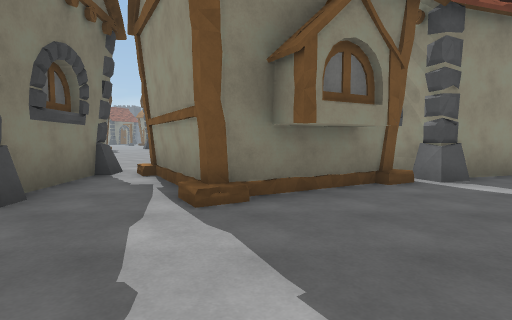
[1] (above)

24 first-person views from a walk through a Unity game level. The camera is 1.4 m above the floor, tilts 4° down and sees 80° across. The floor is counted in squares, 2 m on a side. Each view is taken from the middle of a square. On the plan, view 1 faces up. The plan holds only what a view shows up to about 10 squares ahead; the rest is blank. The place goes on beyond the plan. The player character is not drawn. Surface patterns are stand-ins for the level's own textures.

[2]
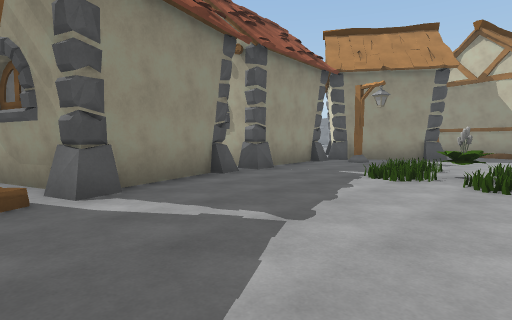

[3]
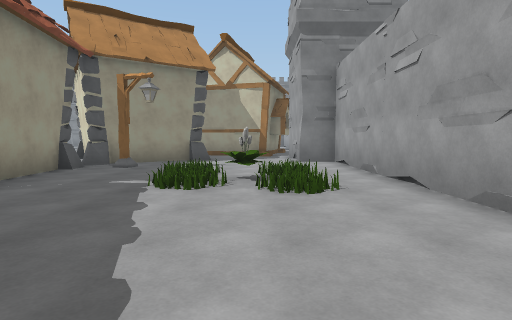

[4]
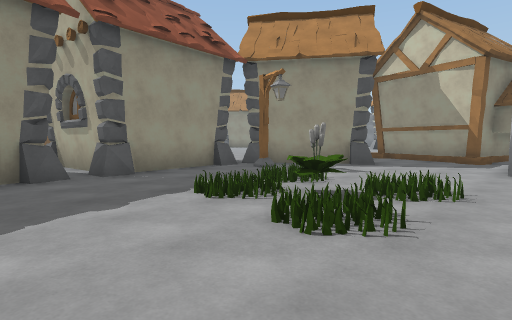

[5]
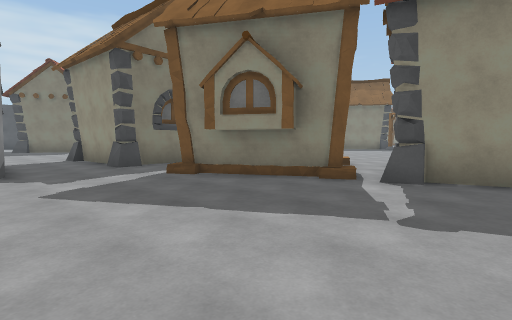

[6]
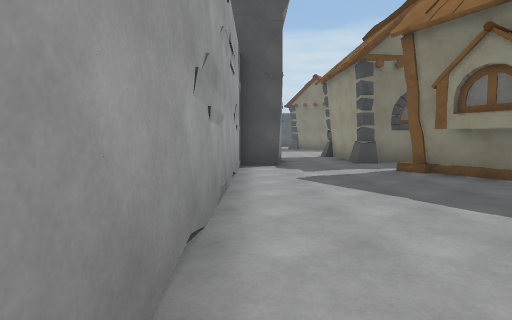

[7]
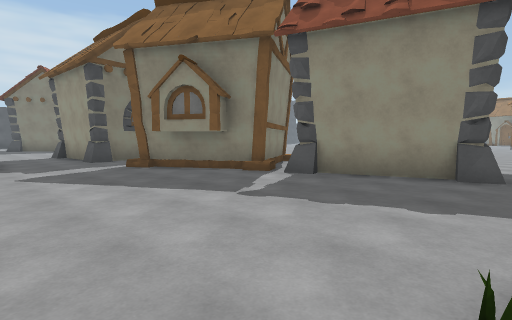

[8]
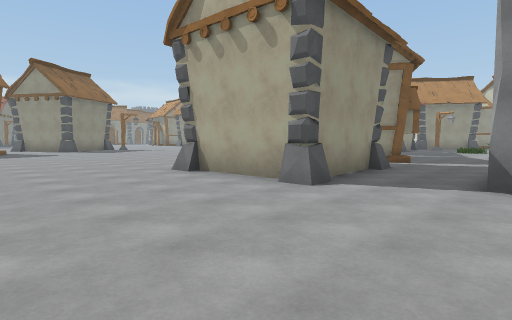

[9]
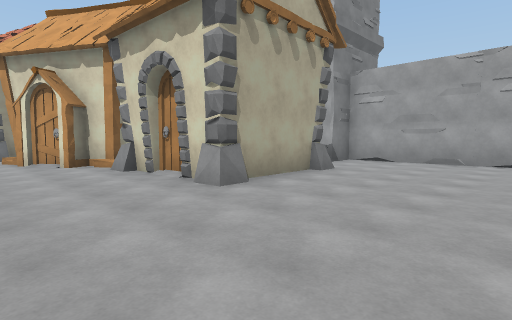

[10]
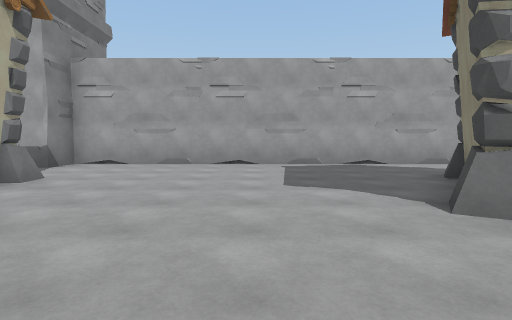

[11]
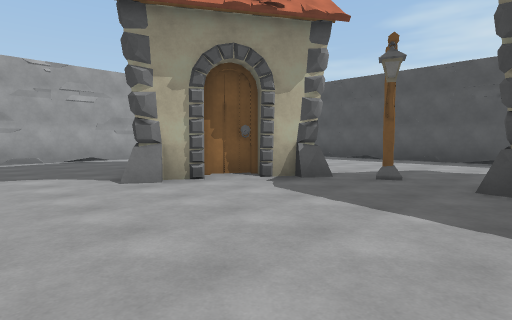

[12]
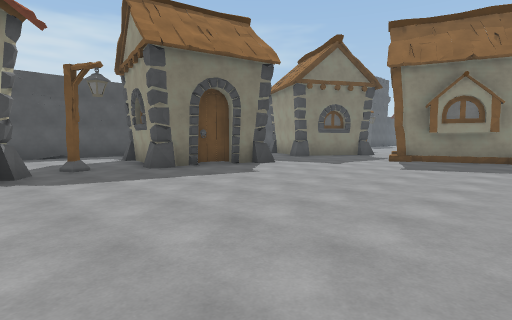

[13]
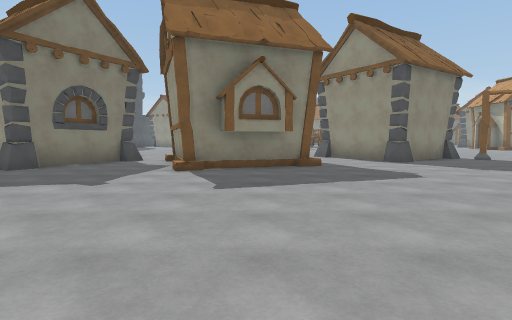

[14]
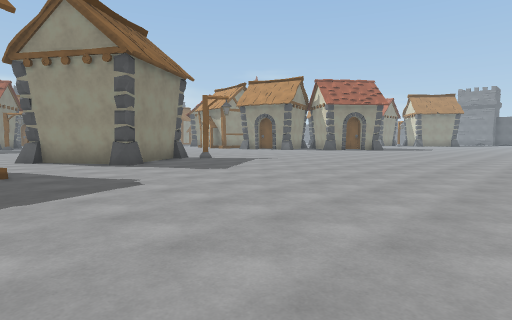

[15]
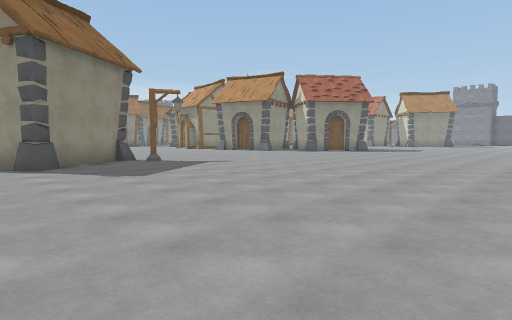

[16]
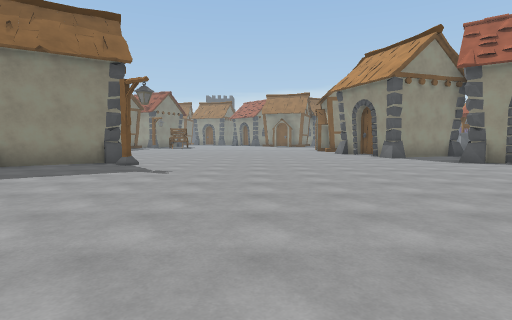

[17]
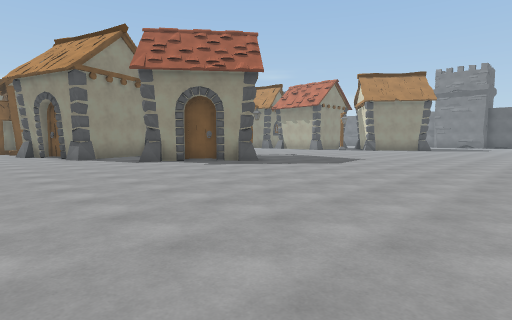

[18]
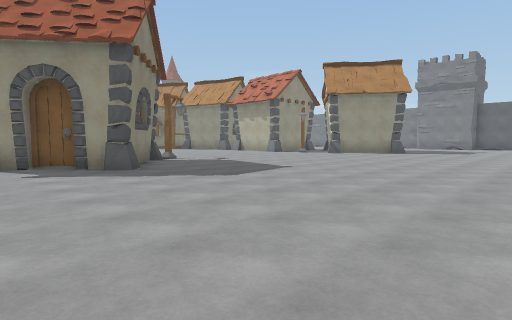

[19]
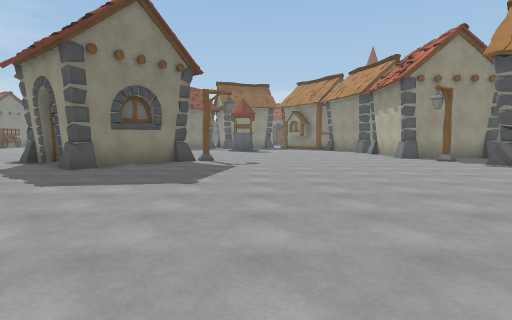

[20]
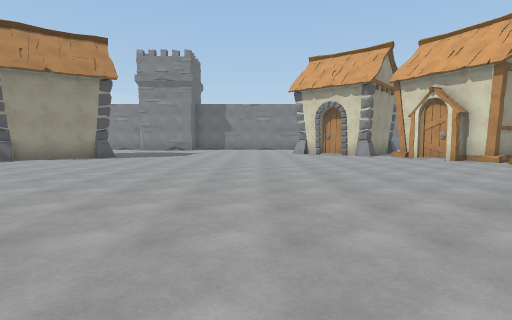

[21]
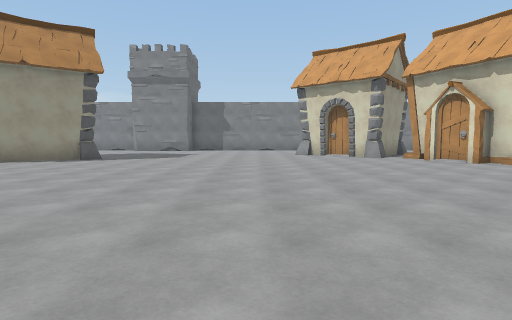

[22]
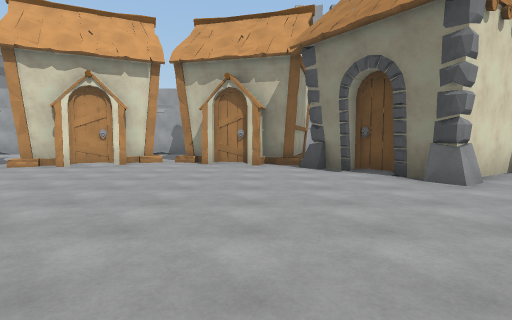

[23]
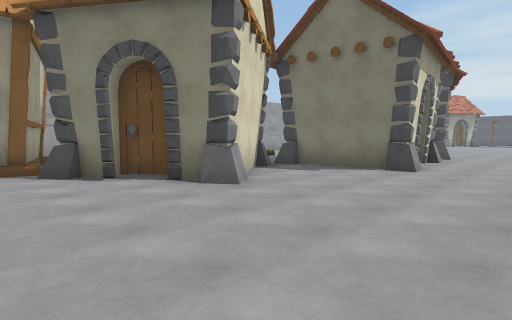

[24]
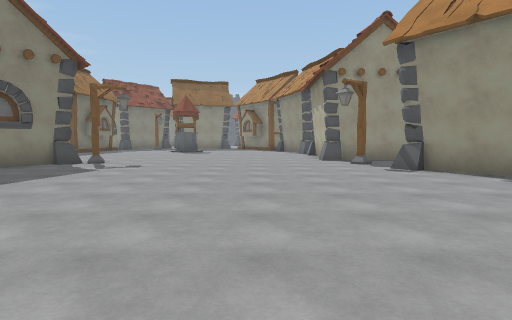

### Floor plan
Key: @ floor where view 1 was taken; # wall or solid block; . floor; H house; L lamp; F flower; O other object.
Columns run from 21 left of view 1 to 22 right of it. Each row starts with its distance up from view 1.
 22                          ..H     ........##H
 21              .H  H...........    L.........
 20              .HH HH.........H####........L.H
 19     HH HH    ..HH..L..........##..........H
 18       H..HHHH..H...............H...........H
 17      HH..HHHH..............................H
 16      H....H.................................
 15       ......................................
 14        .....................................
 13      HHH....................................
 12       H.....................................
 11       H.....................................
 10    HHHH.............  .   ..................
  9 #..................  ..   H.H###............
  8 #.....L...............HH   .####...H........
  7 #.....H.............HHH #  .####.HHH........
  6 #.....##.......HHHHHHHHH###HH..HHH  H.......
  5   ..   ##H.....H  H.HHHHH.......L.HHHHH...HH
  4        ##......H  H.HH............H..HHHHHHH
  3        #.......HHHH..........OO......HHH .HH
  2        H.....................F......HHHH
  1        .....................O.O....... H
  0       ..........####.@............###
 -1      ############  ################

Positions as (right, up) in squares from view 1, and headings:
1: (0, 0), facing up
2: (2, 1), facing up-right
3: (3, 2), facing right
4: (5, 0), facing up-right
5: (5, 0), facing up-left
6: (6, 0), facing left
7: (7, 0), facing up-left
8: (-10, 0), facing up-right
9: (-10, 9), facing down-right
10: (-10, 8), facing down
11: (-10, 10), facing down-left
12: (-8, 6), facing up-left
13: (-10, 9), facing up
14: (-9, 10), facing up-right
15: (-7, 10), facing up-right
16: (1, 11), facing up
17: (3, 11), facing up-right
18: (7, 11), facing up-right
19: (14, 11), facing up
20: (11, 11), facing right
21: (12, 11), facing right
22: (17, 13), facing down
23: (17, 12), facing down-left
24: (17, 12), facing up
